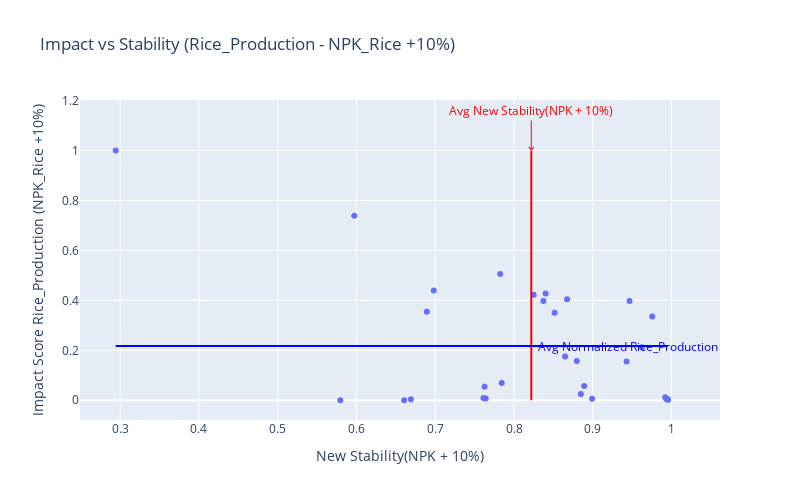
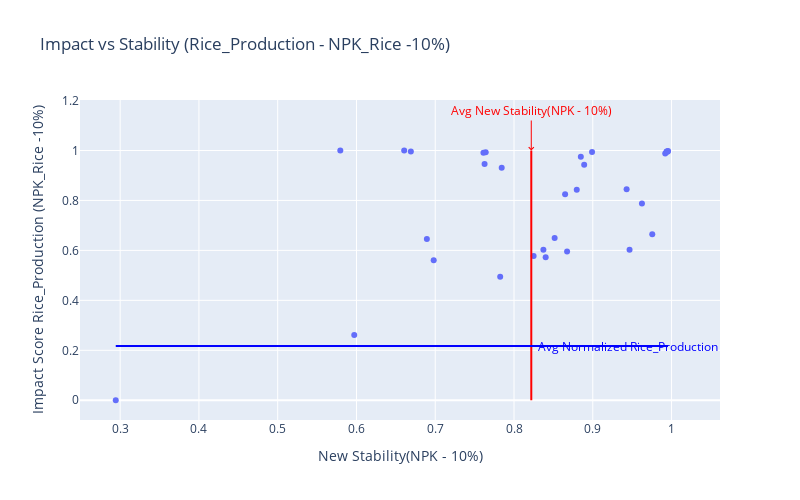

These figures' notebook cell, in order:
### Code cell
change_percentage = 10
dim = 1
base_Column = "NPK_Rice"
CapabilityVector = "Rice_Production"
# Call the function and get the handles for the two plots
new_data = calc_and_vis_impact_stability_1D(G, existing_data.copy(), adjacency_file, base_Column, CapabilityVector, change_percentage, dim)

# Display the resulting DataFrame
new_data.head()

### Figure 1 — Plotly figure (JSON) as saved in the notebook; plotly's stock layout.template omitted (floating-point values rounded to 4 significant figures)
{"data": [{"hoverinfo": "text+name", "hoverlabel": {"bgcolor": "grey", "font": {"color": "white"}}, "hovertemplate": "New Stability(NPK + 10%)=%{x}<br>Impact Score Rice_Production (NPK_Rice +10%)=%{y}<extra></extra>", "hovertext": ["District: BENGALURU<br>Impact (Rice_Production): 0.012076935988928039 <br>Stability (NPK_Rice +10%): 0.9919874718854798", "District: BENGALURU(R)<br>Impact (Rice_Production): 0.0038203269786664 <br>Stability (NPK_Rice +10%): 0.993698959035962", "District: RAMANAGARA<br>Impact (Rice_Production): 0.005969831499835018 <br>Stability (NPK_Rice +10%): 0.8990715054820381", "District: CHITRADURGA<br>Impact (Rice_Production): 0.004183000801074766 <br>Stability (NPK_Rice +10%): 0.6690370197459344", "District: DAVANAGERE<br>Impact (Rice_Production): 0.5056705232949978 <br>Stability (NPK_Rice +10%): 0.7824548789353442", "District: KOLAR<br>Impact (Rice_Production): 0.002403065144722031 <br>Stability (NPK_Rice +10%): 0.9954979876491072", "District: CHIKKABALLAPURA<br>Impact (Rice_Production): 0.004817969519249729 <br>Stability (NPK_Rice +10%): 0.9942971596245245", "District: SHIVAMOGGA<br>Impact (Rice_Production): 0.4227312630545702 <br>Stability (NPK_Rice +10%): 0.824879204083306", "District: TUMAKURU<br>Impact (Rice_Production): 0.025339037560787425 <br>Stability (NPK_Rice +10%): 0.8848293092806481", "District: CHIKKAMAGALURU<br>Impact (Rice_Production): 0.3504781472551932 <br>Stability (NPK_Rice +10%): 0.8515821296319933", "District: DAKSHINA KANNADA<br>Impact (Rice_Production): 0.21216784805709438 <br>Stability (NPK_Rice +10%): 0.9624083138357865", "District: UDUPI<br>Impact (Rice_Production): 0.06953064939007451 <br>Stability (NPK_Rice +10%): 0.7843725321377056", "District: HASSAN<br>Impact (Rice_Production): 0.17479961605170613 <br>Stability (NPK_Rice +10%): 0.8648676661941146", "District: KODAGU<br>Impact (Rice_Production): 0.4042297241882561 <br>Stability (NPK_Rice +10%): 0.8673853425910003", "District: MANDYA<br>Impact (Rice_Production): 0.4394992058552502 <br>Stability (NPK_Rice +10%): 0.6980492631540796", "District: MYSURU<br>Impact (Rice_Production): 0.4278777362289692 <br>Stability (NPK_Rice +10%): 0.8401934312211723", "District: CHAMARAJANAGAR<br>Impact (Rice_Production): 0.05375612370535222 <br>Stability (NPK_Rice +10%): 0.7626405325106675", "District: BELAGAVI<br>Impact (Rice_Production): 0.35456285868117077 <br>Stability (NPK_Rice +10%): 0.6893538124251639", "District: VIJAYAPURA<br>Impact (Rice_Production): 1.9008695464946962e-06 <br>Stability (NPK_Rice +10%): 0.5794676150285405", "District: BAGALKOT<br>Impact (Rice_Production): 0.0 <br>Stability (NPK_Rice +10%): 0.6605814173303717", "District: DHARAWAD<br>Impact (Rice_Production): 0.05751766127526856 <br>Stability (NPK_Rice +10%): 0.8890815469816371", "District: GADAG<br>Impact (Rice_Production): 0.0068085827442408604 <br>Stability (NPK_Rice +10%): 0.7640714265612636", "District: HAVERI<br>Impact (Rice_Production): 0.15711780510649578 <br>Stability (NPK_Rice +10%): 0.8796570282241505", "District: UTTARA KANNADA<br>Impact (Rice_Production): 0.15525521064261827 <br>Stability (NPK_Rice +10%): 0.9429631631411021", "District: BALLARI<br>Impact (Rice_Production): 0.3971237996655776 <br>Stability (NPK_Rice +10%): 0.9466787546914427", "District: BIDAR<br>Impact (Rice_Production): 0.004156453021600722 <br>Stability (NPK_Rice +10%): 0.9951991138425997", "District: KALABURAGI<br>Impact (Rice_Production): 0.008957339179000955 <br>Stability (NPK_Rice +10%): 0.7611874774336658", "District: YADGIRI<br>Impact (Rice_Production): 0.7391512313448572 <br>Stability (NPK_Rice +10%): 0.5971685153379906", "District: RAICHUR<br>Impact (Rice_Production): 1.0 <br>Stability (NPK_Rice +10%): 0.29439930058663333", "District: KOPPAL<br>Impact (Rice_Production): 0.3357195710531832 <br>Stability (NPK_Rice +10%): 0.9755094150713909", "District: Vijayanagara<br>Impact (Rice_Production): 0.3971183974991459 <br>Stability (NPK_Rice +10%): 0.8373188162784501"], "legendgroup": "", "marker": {"color": "#636efa", "symbol": "circle"}, "mode": "markers", "name": "", "orientation": "v", "showlegend": false, "type": "scatter", "x": [0.992, 0.9937, 0.8991, 0.669, 0.7825, 0.9955, 0.9943, 0.8249, 0.8848, 0.8516, 0.9624, 0.7844, 0.8649, 0.8674, 0.698, 0.8402, 0.7626, 0.6894, 0.5795, 0.6606, 0.8891, 0.7641, 0.8797, 0.943, 0.9467, 0.9952, 0.7612, 0.5972, 0.2944, 0.9755, 0.8373], "xaxis": "x", "y": [0.01208, 0.00382, 0.00597, 0.004183, 0.5057, 0.002403, 0.004818, 0.4227, 0.02534, 0.3505, 0.2122, 0.06953, 0.1748, 0.4042, 0.4395, 0.4279, 0.05376, 0.3546, 1.901e-06, 0, 0.05752, 0.006809, 0.1571, 0.1553, 0.3971, 0.004156, 0.008957, 0.7392, 1, 0.3357, 0.3971], "yaxis": "y"}], "layout": {"annotations": [{"arrowcolor": "red", "arrowhead": 4, "ax": 0, "ay": -40, "font": {"color": "red"}, "showarrow": true, "text": "Avg New Stability(NPK + 10%)", "x": 0.8219, "y": 1}, {"arrowcolor": "blue", "arrowhead": 4, "ax": -40, "ay": 0, "font": {"color": "blue"}, "showarrow": true, "text": "Avg Normalized Rice_Production", "x": 0.9955, "y": 0.2172}], "height": 500, "legend": {"tracegroupgap": 0}, "shapes": [{"line": {"color": "red", "width": 2}, "type": "line", "x0": 0.8219, "x1": 0.8219, "y0": 0, "y1": 1}, {"line": {"color": "blue", "width": 2}, "type": "line", "x0": 0.2944, "x1": 0.9955, "y0": 0.2172, "y1": 0.2172}], "title": {"text": "Impact vs Stability (Rice_Production - NPK_Rice +10%)"}, "width": 800, "xaxis": {"anchor": "y", "domain": [0, 1], "title": {"text": "New Stability(NPK + 10%)"}}, "yaxis": {"anchor": "x", "domain": [0, 1], "title": {"text": "Impact Score Rice_Production (NPK_Rice +10%)"}}}}

### Figure 2 — Plotly figure (JSON) as saved in the notebook; plotly's stock layout.template omitted (floating-point values rounded to 4 significant figures)
{"data": [{"hoverinfo": "text+name", "hovertemplate": "New Stability(NPK - 10%)=%{x}<br>Impact Score Rice_Production (NPK_Rice -10%)=%{y}<extra></extra>", "hovertext": ["District: BENGALURU<br>Impact (Rice_Production): 0.987923064011072 <br>Stability (NPK_Rice -10%): 0.9919874718854798", "District: BENGALURU(R)<br>Impact (Rice_Production): 0.9961796730213337 <br>Stability (NPK_Rice -10%): 0.993698959035962", "District: RAMANAGARA<br>Impact (Rice_Production): 0.9940301685001651 <br>Stability (NPK_Rice -10%): 0.8990715054820381", "District: CHITRADURGA<br>Impact (Rice_Production): 0.9958169991989253 <br>Stability (NPK_Rice -10%): 0.6690370197459343", "District: DAVANAGERE<br>Impact (Rice_Production): 0.49432947670500127 <br>Stability (NPK_Rice -10%): 0.7824548789353442", "District: KOLAR<br>Impact (Rice_Production): 0.9975969348552781 <br>Stability (NPK_Rice -10%): 0.9954979876491072", "District: CHIKKABALLAPURA<br>Impact (Rice_Production): 0.9951820304807504 <br>Stability (NPK_Rice -10%): 0.9942971596245245", "District: SHIVAMOGGA<br>Impact (Rice_Production): 0.5772687369454301 <br>Stability (NPK_Rice -10%): 0.8248792040833058", "District: TUMAKURU<br>Impact (Rice_Production): 0.9746609624392125 <br>Stability (NPK_Rice -10%): 0.8848293092806481", "District: CHIKKAMAGALURU<br>Impact (Rice_Production): 0.6495218527448068 <br>Stability (NPK_Rice -10%): 0.8515821296319932", "District: DAKSHINA KANNADA<br>Impact (Rice_Production): 0.7878321519429058 <br>Stability (NPK_Rice -10%): 0.9624083138357864", "District: UDUPI<br>Impact (Rice_Production): 0.9304693506099256 <br>Stability (NPK_Rice -10%): 0.7843725321377056", "District: HASSAN<br>Impact (Rice_Production): 0.8252003839482933 <br>Stability (NPK_Rice -10%): 0.8648676661941146", "District: KODAGU<br>Impact (Rice_Production): 0.5957702758117444 <br>Stability (NPK_Rice -10%): 0.8673853425910001", "District: MANDYA<br>Impact (Rice_Production): 0.5605007941447502 <br>Stability (NPK_Rice -10%): 0.6980492631540793", "District: MYSURU<br>Impact (Rice_Production): 0.5721222637710313 <br>Stability (NPK_Rice -10%): 0.8401934312211723", "District: CHAMARAJANAGAR<br>Impact (Rice_Production): 0.9462438762946478 <br>Stability (NPK_Rice -10%): 0.7626405325106673", "District: BELAGAVI<br>Impact (Rice_Production): 0.6454371413188291 <br>Stability (NPK_Rice -10%): 0.6893538124251637", "District: VIJAYAPURA<br>Impact (Rice_Production): 0.9999980991304537 <br>Stability (NPK_Rice -10%): 0.5794676150285404", "District: BAGALKOT<br>Impact (Rice_Production): 1.0 <br>Stability (NPK_Rice -10%): 0.6605814173303717", "District: DHARAWAD<br>Impact (Rice_Production): 0.9424823387247315 <br>Stability (NPK_Rice -10%): 0.8890815469816371", "District: GADAG<br>Impact (Rice_Production): 0.9931914172557592 <br>Stability (NPK_Rice -10%): 0.7640714265612635", "District: HAVERI<br>Impact (Rice_Production): 0.8428821948935041 <br>Stability (NPK_Rice -10%): 0.8796570282241505", "District: UTTARA KANNADA<br>Impact (Rice_Production): 0.8447447893573817 <br>Stability (NPK_Rice -10%): 0.942963163141102", "District: BALLARI<br>Impact (Rice_Production): 0.6028762003344235 <br>Stability (NPK_Rice -10%): 0.9466787546914426", "District: BIDAR<br>Impact (Rice_Production): 0.9958435469783994 <br>Stability (NPK_Rice -10%): 0.9951991138425997", "District: KALABURAGI<br>Impact (Rice_Production): 0.9910426608209992 <br>Stability (NPK_Rice -10%): 0.7611874774336658", "District: YADGIRI<br>Impact (Rice_Production): 0.26084876865514106 <br>Stability (NPK_Rice -10%): 0.5971685153379905", "District: RAICHUR<br>Impact (Rice_Production): 0.0 <br>Stability (NPK_Rice -10%): 0.2943993005866332", "District: KOPPAL<br>Impact (Rice_Production): 0.6642804289468163 <br>Stability (NPK_Rice -10%): 0.9755094150713908", "District: Vijayanagara<br>Impact (Rice_Production): 0.6028816025008557 <br>Stability (NPK_Rice -10%): 0.8373188162784501"], "legendgroup": "", "marker": {"color": "#636efa", "symbol": "circle"}, "mode": "markers", "name": "", "orientation": "v", "showlegend": false, "type": "scatter", "x": [0.992, 0.9937, 0.8991, 0.669, 0.7825, 0.9955, 0.9943, 0.8249, 0.8848, 0.8516, 0.9624, 0.7844, 0.8649, 0.8674, 0.698, 0.8402, 0.7626, 0.6894, 0.5795, 0.6606, 0.8891, 0.7641, 0.8797, 0.943, 0.9467, 0.9952, 0.7612, 0.5972, 0.2944, 0.9755, 0.8373], "xaxis": "x", "y": [0.9879, 0.9962, 0.994, 0.9958, 0.4943, 0.9976, 0.9952, 0.5773, 0.9747, 0.6495, 0.7878, 0.9305, 0.8252, 0.5958, 0.5605, 0.5721, 0.9462, 0.6454, 1.0, 1, 0.9425, 0.9932, 0.8429, 0.8447, 0.6029, 0.9958, 0.991, 0.2608, 0, 0.6643, 0.6029], "yaxis": "y"}], "layout": {"annotations": [{"arrowcolor": "red", "arrowhead": 4, "ax": 0, "ay": -40, "font": {"color": "red"}, "showarrow": true, "text": "Avg New Stability(NPK - 10%)", "x": 0.8219, "y": 1}, {"arrowcolor": "blue", "arrowhead": 4, "ax": -40, "ay": 0, "font": {"color": "blue"}, "showarrow": true, "text": "Avg Normalized Rice_Production", "x": 0.9955, "y": 0.2172}], "height": 500, "legend": {"tracegroupgap": 0}, "shapes": [{"line": {"color": "red", "width": 2}, "type": "line", "x0": 0.8219, "x1": 0.8219, "y0": 0, "y1": 1}, {"line": {"color": "blue", "width": 2}, "type": "line", "x0": 0.2944, "x1": 0.9955, "y0": 0.2172, "y1": 0.2172}], "title": {"text": "Impact vs Stability (Rice_Production - NPK_Rice -10%)"}, "width": 800, "xaxis": {"anchor": "y", "domain": [0, 1], "title": {"text": "New Stability(NPK - 10%)"}}, "yaxis": {"anchor": "x", "domain": [0, 1], "title": {"text": "Impact Score Rice_Production (NPK_Rice -10%)"}}}}
